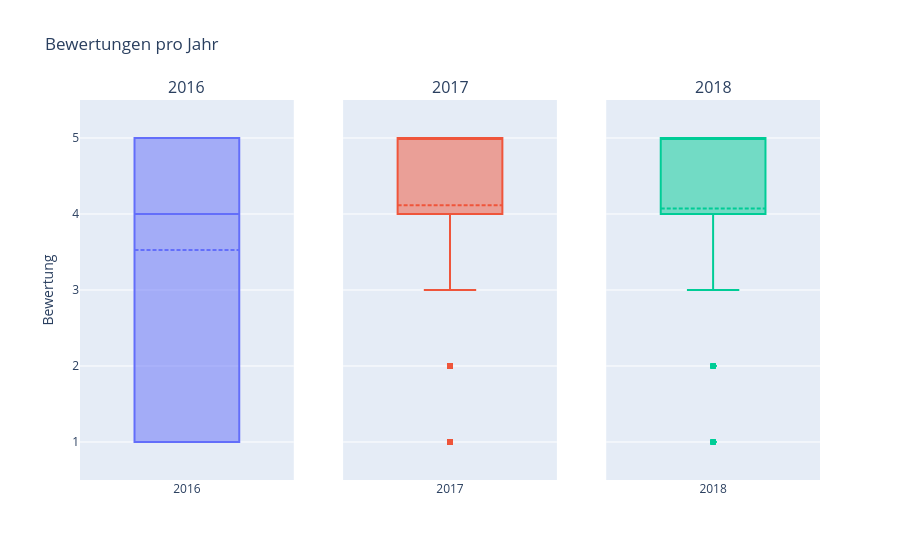

The notebook cell this image was saved under:
### Markdown cell above
### Boxplot für alle Jahre für die Bewertungen
Im Jahr 2016 ist der Durchschnitt bei lediglich 3,5. Die Jahre 2017 und 2018 haben einen Durchschnittswert etwas mehr als 4. Das heißt, dass es eine deutliche Steigerung im Vergleich zu 2016 gab.

### Code cell
create_box_plots_for_reviews()

### Figure 1 — Plotly figure (JSON) as saved in the notebook; plotly's stock layout.template omitted (floating-point values rounded to 4 significant figures; data arrays with more than 128 entries replaced by an {"elided": "..."} marker saying what was removed)
{"data": [{"boxmean": true, "name": "2016", "type": "box", "xaxis": "x", "y": {"elided": "308 int values"}, "yaxis": "y"}, {"boxmean": true, "name": "2017", "type": "box", "xaxis": "x2", "y": {"elided": "41555 int values"}, "yaxis": "y2"}, {"boxmean": true, "name": "2018", "type": "box", "xaxis": "x3", "y": {"elided": "56385 int values"}, "yaxis": "y3"}], "layout": {"annotations": [{"font": {"size": 16}, "showarrow": false, "text": "2016", "x": 0.1444, "xanchor": "center", "xref": "paper", "y": 1, "yanchor": "bottom", "yref": "paper"}, {"font": {"size": 16}, "showarrow": false, "text": "2017", "x": 0.5, "xanchor": "center", "xref": "paper", "y": 1, "yanchor": "bottom", "yref": "paper"}, {"font": {"size": 16}, "showarrow": false, "text": "2018", "x": 0.8556, "xanchor": "center", "xref": "paper", "y": 1, "yanchor": "bottom", "yref": "paper"}], "showlegend": false, "title": {"text": "Bewertungen pro Jahr"}, "xaxis": {"anchor": "y", "domain": [0, 0.2889]}, "xaxis2": {"anchor": "y2", "domain": [0.3556, 0.6444]}, "xaxis3": {"anchor": "y3", "domain": [0.7111, 1]}, "yaxis": {"anchor": "x", "domain": [0, 1], "dtick": 1, "range": [0.5, 5.5], "title": {"text": "Bewertung"}}, "yaxis2": {"anchor": "x2", "domain": [0, 1], "dtick": 1, "matches": "y", "range": [0.5, 5.5], "showticklabels": false}, "yaxis3": {"anchor": "x3", "domain": [0, 1], "dtick": 1, "matches": "y", "range": [0.5, 5.5], "showticklabels": false}}}
